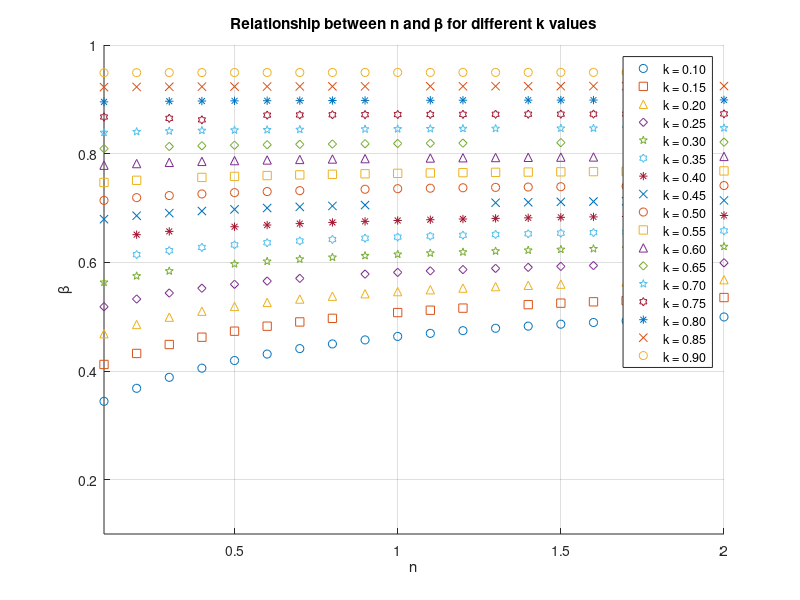

Reproduce this figure in MATLAB.
clc; clear;
% This program finds the relationship between lambda, n, and sigma in Power-law fluids
% as the result from eqn 1.327, p.127 Non-Newtonian Flow and Applied Rheology Engineering by 
% R. P. Chhabra, J. F. Richardson -- Butterworth-Heinemann_IChemE, 2ed, 2008 

%% Parameters

lambda_start = 0.1;
lambda_end = 1;
sigma_start = 0.1;
sigma_end = 0.9;
n_start =0.1;
n_end = 2.0;

sigma_range = sigma_start:0.05:sigma_end; % Range for sigma
n_range = n_start:0.1:n_end; % Range for n
lambda_range = lambda_start:0.1:lambda_end; % Range for lambda (initial guess)

% Tolerances and iteration limit for Newton-Raphson
tolerance = 1e-16;
max_iterations = 100;
h = 1e-6; % Step size for numerical derivative

% Initialize arrays to store results
n_values = [];
lambda_values = [];
sigma_values = [];

% Loop over all combinations of sigma, lambda, and n
for sigma = sigma_range;
    for n = n_range
        best_lambda = NaN;
        best_error = inf;
        for lambda_init = lambda_range
            lambda = lambda_init; % Initial guess for lambda
            
            % Newton-Raphson iteration
            for iter = 1:max_iterations
                % Define the function f(lambda) = I1 - I2
                % Numerical integration for I1: int_sigma^lambda (lambda^2/x^2 - x)^(1/n) dx
                x1 = linspace(sigma, lambda, 200); % Discretize the interval
                integrand1 = ((lambda^2 ./ x1)- x1).^(1/n);
                I1 = trapz(x1, integrand1);
                
                % Numerical integration for I2: int_lambda^1 (x - lambda^2/x)^(1/n) dx
                x2 = linspace(lambda, 1, 200); % Discretize the interval
                integrand2 = (x2 - (lambda^2 ./ x2)).^(1/n);
                I2 = trapz(x2, integrand2);
                
                % Function f(lambda)
                f = I1 - I2;
                
                % Numerical derivative f'(lambda) using central difference
                lambda_plus_h = lambda + h;
                lambda_minus_h = lambda - h;
                
                % Compute f(lambda + h)
                % f(lambda + h) = I1_plus -I2_plus

                x1_plus = linspace(sigma, lambda_plus_h, 100);
                integrand1_plus = (lambda_plus_h^2 ./ x1_plus - x1_plus).^(1/n);
                I1_plus = trapz(x1_plus, integrand1_plus);
                
                x2_plus = linspace(lambda_plus_h, 1, 100);
                integrand2_plus = (x2_plus - lambda_plus_h^2 ./ x2_plus).^(1/n);
                I2_plus = trapz(x2_plus, integrand2_plus);
                f_plus = I1_plus - I2_plus;
                
                % Compute f(lambda - h)
                x1_minus = linspace(sigma, lambda_minus_h, 100);
                integrand1_minus = (lambda_minus_h^2 ./ x1_minus - x1_minus).^(1/n);
                I1_minus = trapz(x1_minus, integrand1_minus);
                
                x2_minus = linspace(lambda_minus_h, 1, 100);
                integrand2_minus = (x2_minus - lambda_minus_h^2 ./ x2_minus).^(1/n);
                I2_minus = trapz(x2_minus, integrand2_minus);
                f_minus = I1_minus - I2_minus;
                
                % Central difference approximation
                df = (f_plus - f_minus) / (2 * h);
                
                % Check for division by zero or NaN
                if abs(df) < 1e-10
                    disp('Derivative too small, breaking loop.');
                    break;
                end
                
                %%%%%%%%%%%%%%%%%%% Update lambda
                lambda_new = lambda - f / df;
                %%%%%%%%% This  is Newton-Rapshon interator %%%%%%%%%%%%
                
                % Check convergence
                if abs(lambda_new - lambda) < tolerance
                    % Check if this lambda is the best one for this n
                    error = abs(f);
                    if error < best_error
                        best_error = error;
                        best_lambda = lambda_new;
                    end
                    break;
                end
                
                lambda = lambda_new;
                
                % Check if lambda is within bounds (0.1 to 0.9)
                if lambda < lambda_start || lambda > lambda_end
                    disp('Lambda out of bounds, restarting with new initial guess.');
                    break;
                end
                
                if iter == max_iterations
                    disp('Max iterations reached, no convergence.');
                end
            end
        end
        
        % Store the best lambda for this n
        if ~isnan(best_lambda)
            n_values = [n_values, n];
            lambda_values = [lambda_values, best_lambda];
            sigma_values = [sigma_values, sigma];
            fprintf('Best result for sigma = %.2f, n = %.2f: lambda = %.6f\n', sigma, n, best_lambda);
        end
    end
end

% Create the plot
figure; % Create a new figure
hold on; % Allow multiple plots on the same figure

% Define markers or colors for different sigma values
markers = {'o', 's', '^', 'd', 'p', 'h', '*', 'x'}; % Different markers for each sigma
colors = lines(length(sigma_range)); % Use distinct colors

% Plot for each unique sigma value
for i = 1:length(sigma_range)
    sigma_idx = sigma_values == sigma_range(i);
    plot(n_values(sigma_idx), lambda_values(sigma_idx), ...
         'Marker', markers{mod(i-1, length(markers))+1}, ...
         'LineStyle', 'none', ...
         'Color', colors(i,:), ...
         'DisplayName', sprintf('k = %.2f', sigma_range(i)));
end

% Add labels and legend
xlabel('n');
ylabel('\beta');
title('Relationship between n and \beta for different k values');
legend('show');
grid on;

% Ensure the plot is visually appealing
axis([n_start n_end lambda_start lambda_end]); % Set axis limits based on the ranges (0.1 to 0.9)
hold off;